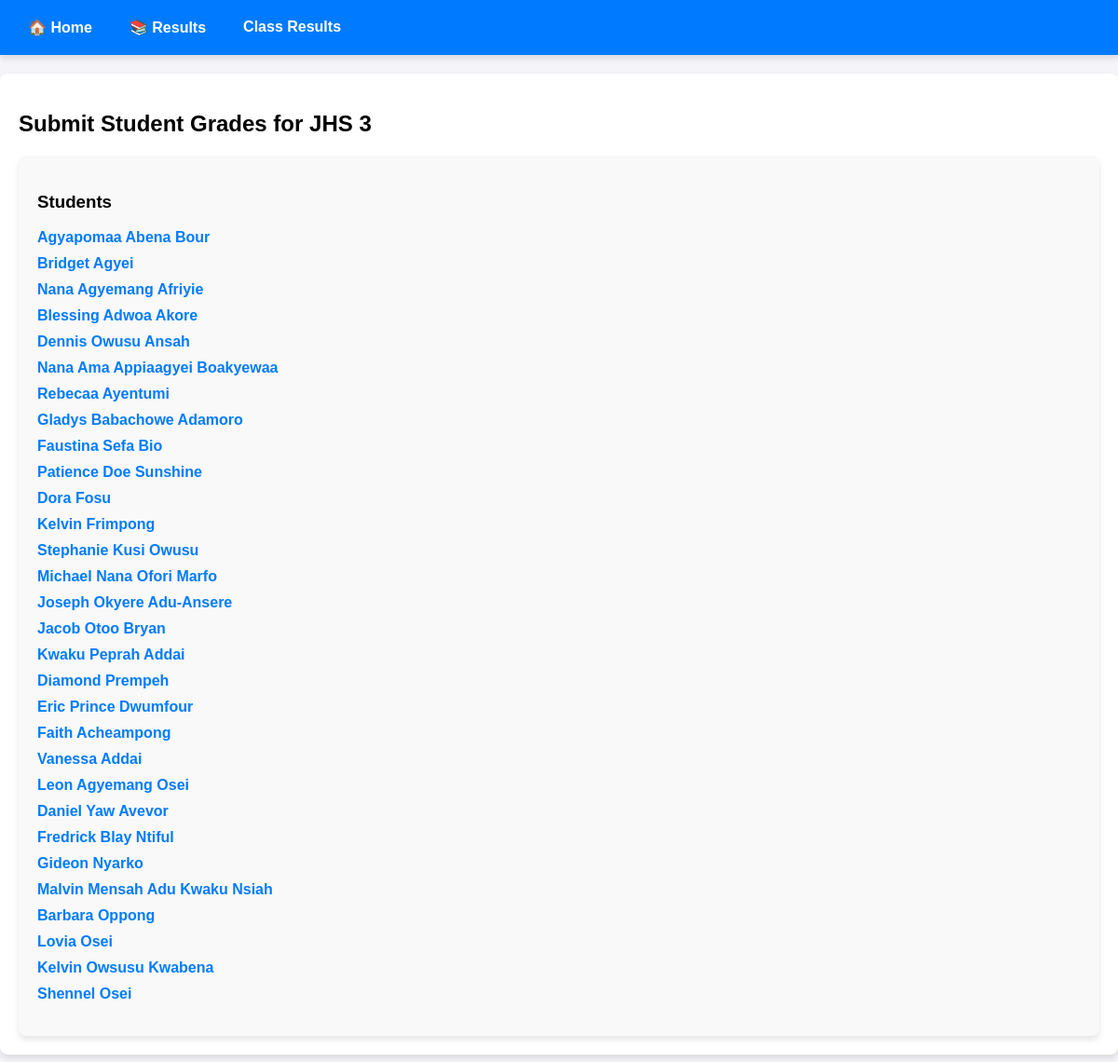
/results/jhs-3/add, run on an earlier commit of the app's database.
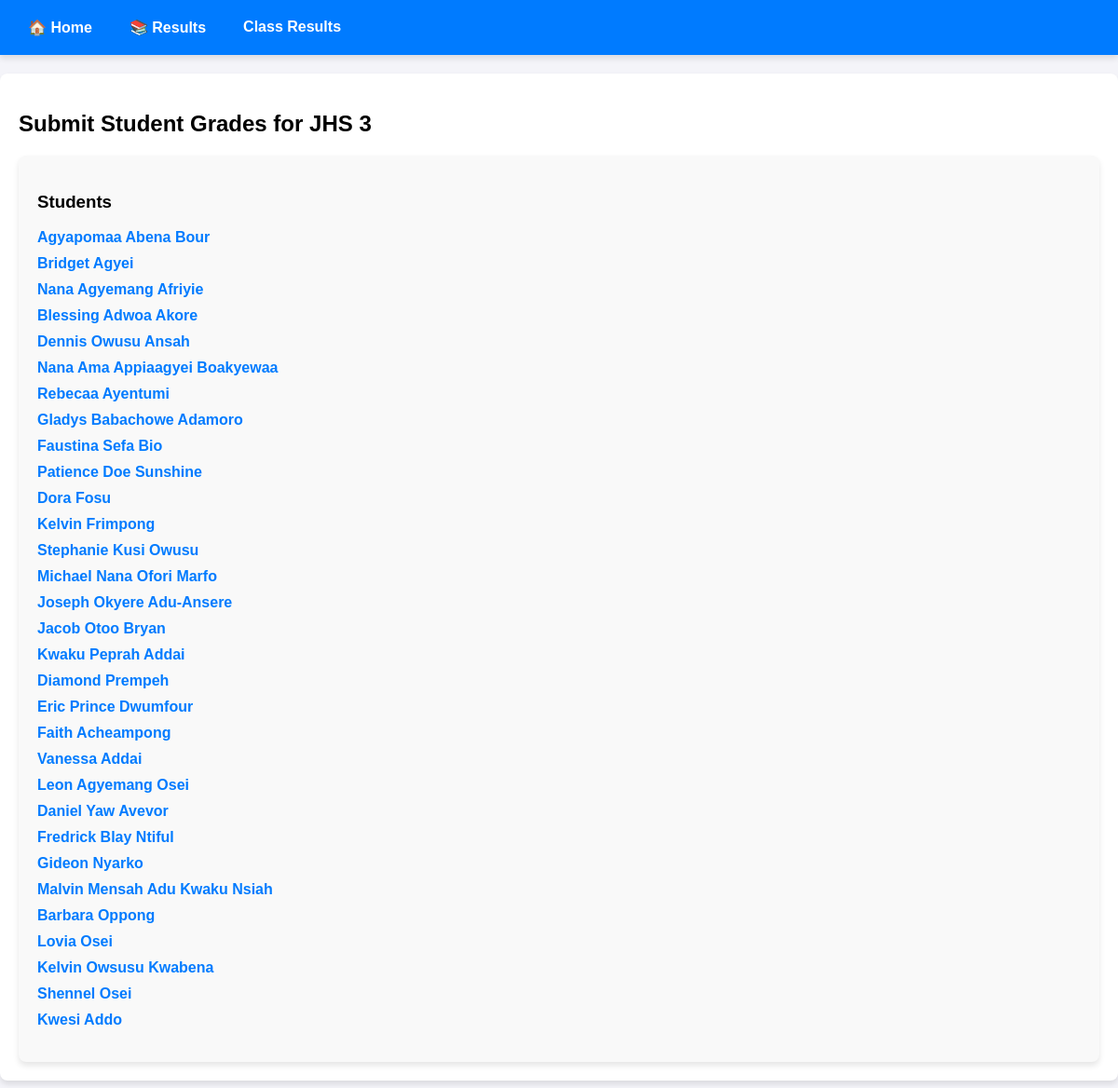
And on a later commit of the database.
### grades/models.py (models this page shows, shortened)
class Student(models.Model):
    GENDER_CHOICES = [
        ('M', 'Male'),
        ('F', 'Female'),
    ]
    first_name = models.CharField(max_length=50)
    last_name = models.CharField(max_length=50)
    class_name = models.ForeignKey(ClassName, on_delete=models.CASCADE, null=True)
    gender = models.CharField(max_length=1, choices=GENDER_CHOICES)

### grades/views.py (the view, shortened to what this page needs)
# urls.py: path("results/<slug:slug>/add", views.add_result, name="add-results"),
def add_result(request, slug):
    class_name = get_object_or_404(ClassName, slug=slug)
    class_students = Student.objects.filter(class_name=class_name)
    if 'jhs' in slug:
        subjects = Subject.objects.filter(class_name__name__icontains='JHS')
    else:
         subjects = Subject.objects.filter(class_name__slug=slug)
    return render(request, "grades/add-results.html", {"students": class_students, "subjects": subjects, "class_name": class_name})

### grades/templates/grades/add-results.html (shortened to what this page needs)
{% extends "grades/base.html" %}
{% load static %}
{% block css_files %}
<link rel="stylesheet" href="{% static "grades/css/add-results.css" %}">
{% endblock css_files %}
{% block content %}
<nav class="nav-links">
  <a href="{% url 'index' %}" class="nav-link">🏠 Home</a>
  <a href="{% url 'results' %}" class="nav-link">📚 Results</a>
  <a href="{% url 'class-results' class_name.slug %}" class="nav-link">Class Results</a>
</nav>
<div class="container">
  <h2>Submit Student Grades for {{ class_name.name }}</h2>
  <div class="horizontal-layout">
    <div class="student-list">
      <h3>Students</h3>
      <ul>
        {% for student in students %}
          <li>
            <a href="#" class="student-link" data-student-id="{{ student.id }}">
              {{ student.first_name }} {{ student.last_name }}
            </a>
          </li>
        {% endfor %}
      </ul>
    </div>
  </div>
</div>
{% endblock content %}

What changed in the data, as far as the page shows it:
added Student: first_name "Kwesi", last_name "Addo"
